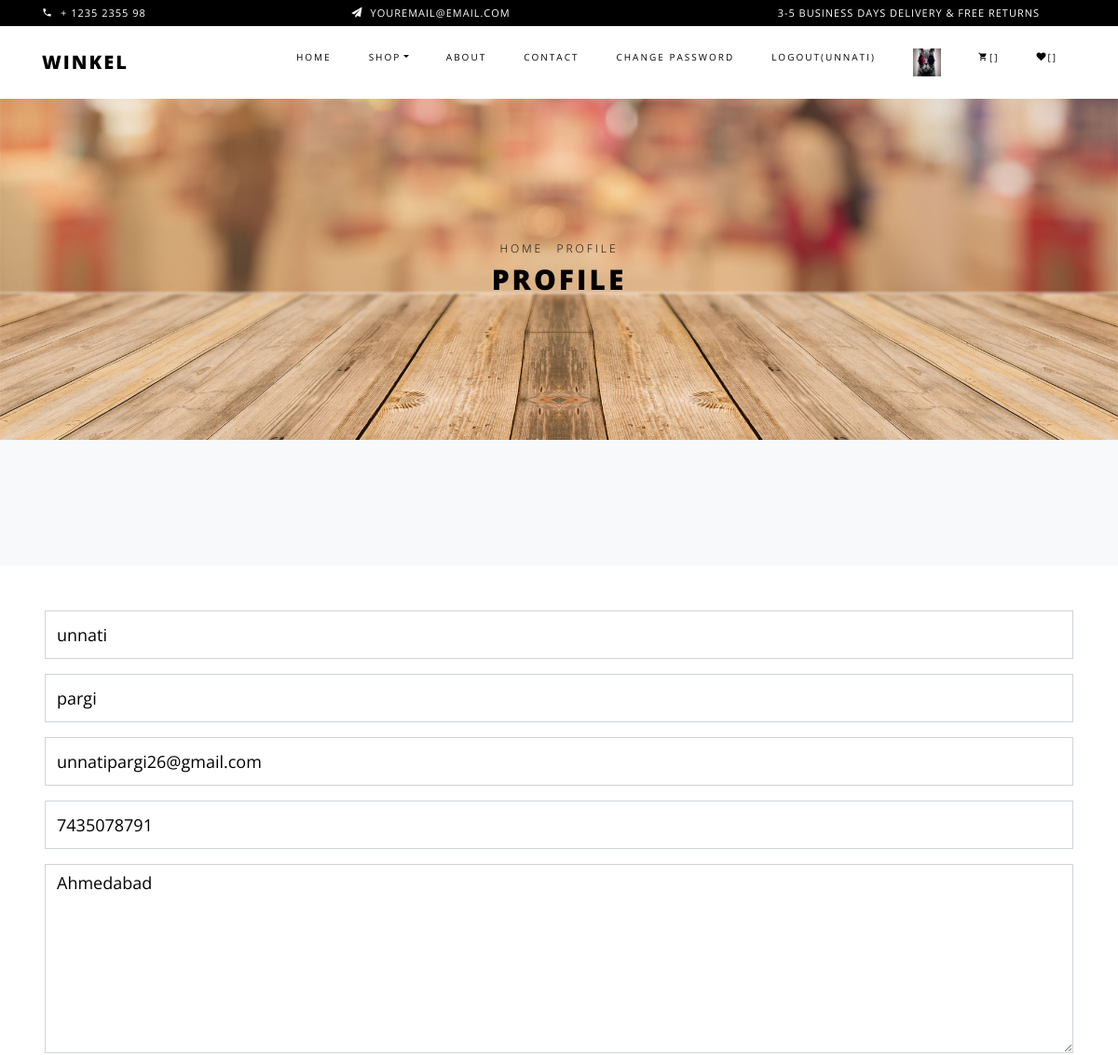
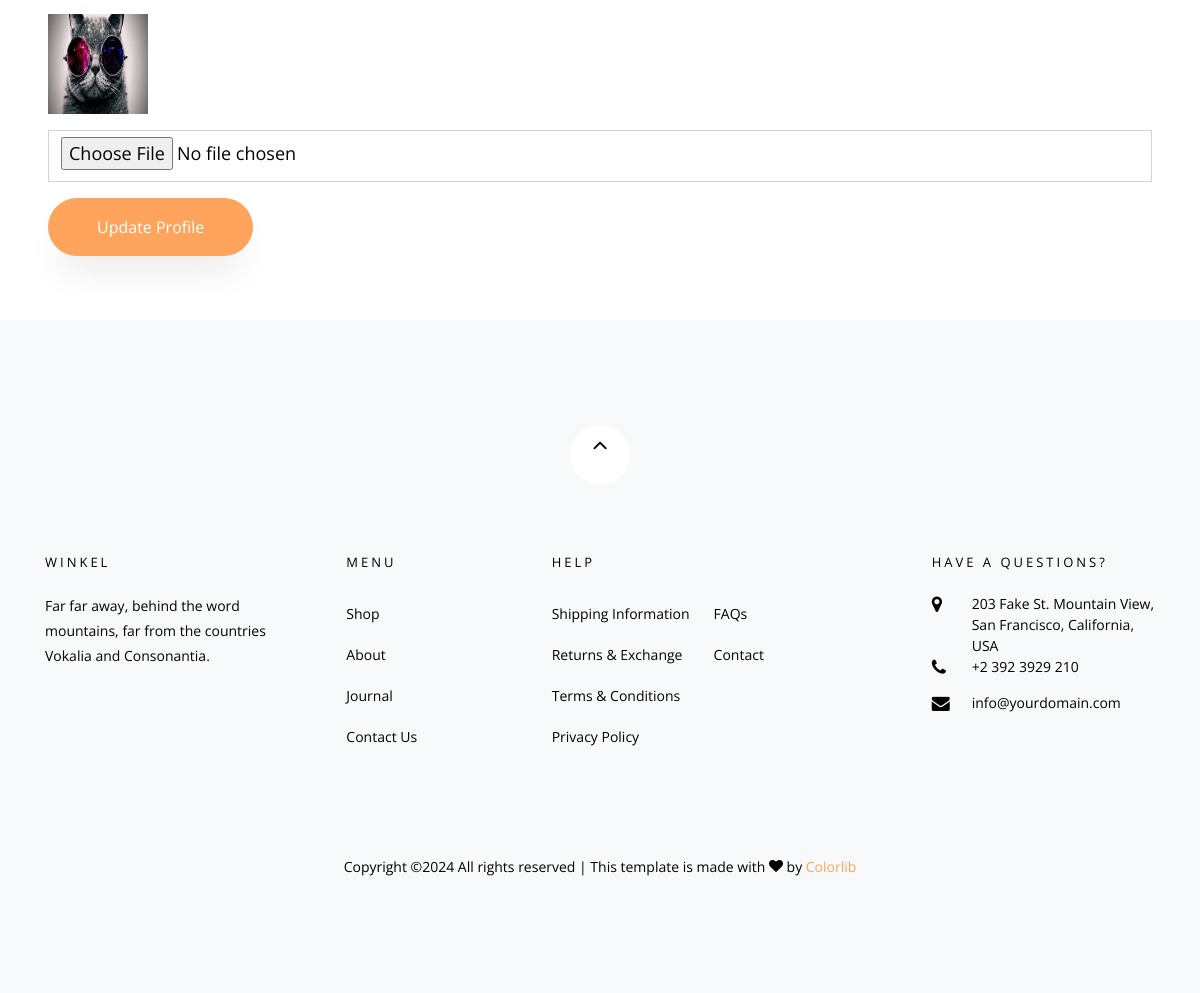
The app's page /profile/ (signed in) with its own data (2 pictures, top to bottom).
### myapp/models.py (models this page shows, shortened)
class User(models.Model):
	fname=models.CharField(max_length=100)
	lname=models.CharField(max_length=100)
	email=models.EmailField()
	mobile=models.PositiveIntegerField(max_length=100)
	address=models.TextField()
	password=models.CharField(max_length=100)
	profile_picture=models.ImageField(upload_to="profile_picture/",default="")
	usertype=models.CharField(max_length=100,default="buyer")

### myapp/views.py (the view)
# urls.py: path('profile/',views.profile,name='profile'),
def profile(request):
	user=User.objects.get(email=request.session['email'])
	if request.method=="POST":
		user.fname=request.POST['fname']
		user.lname=request.POST['lname']
		user.email=request.POST['email']
		user.address=request.POST['address']
		try:
			user.profile_picture=request.FILES['profile_picture']
		except:
			pass
		user.save()
		request.session['profile_picture']=user.profile_picture.url
		msg="Profile updated successfully"
		if user.usertype=="buyer":
			return render(request,'profile.html',{'user':user,'msg':msg})
		else:
			return render(request,'seller-profile.html',{'user':user,'msg':msg})
	else:
		if user.usertype=="buyer":
			return render(request,'profile.html',{'user':user})
		else:
			return render(request,'seller-profile.html',{'user':user})

### myapp/templates/profile.html (shortened to what this page needs)
{% extends 'header.html'%}
{% load static %}
{% block content %}
<!DOCTYPE html>
<html lang="en">
  <head>
  </head>
  <body class="goto-here">
    <div class="hero-wrap hero-bread" style="background-image: url('{% static 'images/bg_6.jpg'%}');">
      <div class="container">
        <div class="row no-gutters slider-text align-items-center justify-content-center">
          <div class="col-md-9 ftco-animate text-center">
          	<p class="breadcrumbs"><span class="mr-2"><a href="index.html">Home</a></span> <span>Profile</span></p>
            <h1 class="mb-0 bread">Profile</h1>
          </div>
        </div>
      </div>
    </div>
    <section class="ftco-section contact-section bg-light">
        <div class="row block-12">
          <div class="col-md-12 order-md-last d-flex">
            <form action="{% url 'profile' %}" method="post" class="bg-white p-5 contact-form" enctype="multipart/form-data">
              <div class="form-group">
                <input type="text" class="form-control" value="{{user.fname}}" name="fname">
              </div>
              <div class="form-group">
                <input type="text" class="form-control" value="{{user.lname}}" name="lname">
              </div>
              <div class="form-group">
                <input type="text" class="form-control" value="{{user.email}}" name="email" readonly >
              </div>
              <div class="form-group">
                <input type="text" class="form-control" value="{{user.mobile}}" name="mobile">
              </div>
              <div class="form-group">
                <textarea  id="" cols="30" rows="7" class="form-control"  name="address">{{user.address}}</textarea>
              </div>
              <div class="form-group">
                <img src="{{user.profile_picture.url}}" style="width:100px; height: 100px;">
              </div>
              <div class="form-group">
                <input type="file" class="form-control"  name="profile_picture">
              </div>
              <div class="form-group">
                <input type="submit" value="Update Profile" class="btn btn-primary py-3 px-5">
              </div>
            </form>
          </div>
        </div>
    </section>
  </body>
</html>
{% endblock %}

### myapp/templates/header.html (shortened to what this page needs)
{% load static %}
<!DOCTYPE html>
<html lang="en">
  <head>
    <link rel="stylesheet" href="{% static 'css/open-iconic-bootstrap.min.css'%}">
    <link rel="stylesheet" href="{% static 'css/animate.css'%}">
    <link rel="stylesheet" href="{% static 'css/owl.carousel.min.css'%}">
    <link rel="stylesheet" href="{% static 'css/owl.theme.default.min.css'%}">
    <link rel="stylesheet" href="{% static 'css/magnific-popup.css'%}">
    <link rel="stylesheet" href="{% static 'css/aos.css'%}">
    <link rel="stylesheet" href="{% static 'css/ionicons.min.css'%}">
    <link rel="stylesheet" href="{% static 'css/bootstrap-datepicker.css'%}">
    <link rel="stylesheet" href="{% static 'css/jquery.timepicker.css'%}">
    <link rel="stylesheet" href="{% static 'css/flaticon.css'%}">
    <link rel="stylesheet" href="{% static 'css/icomoon.css'%}">
    <link rel="stylesheet" href="{% static 'css/style.css'%}">
  </head>
  <body class="goto-here">
		<div class="py-1 bg-black">
    	<div class="container">
    		<div class="row no-gutters d-flex align-items-start align-items-center px-md-0">
	    		<div class="col-lg-12 d-block">
		    		<div class="row d-flex">
		    			<div class="col-md pr-4 d-flex topper align-items-center">
					    	<div class="icon mr-2 d-flex justify-content-center align-items-center"><span class="icon-phone2"></span></div>
						    <span class="text">+ 1235 2355 98</span>
					    </div>
					    <div class="col-md pr-4 d-flex topper align-items-center">
					    	<div class="icon mr-2 d-flex justify-content-center align-items-center"><span class="icon-paper-plane"></span></div>
						    <span class="text">youremail@email.com</span>
					    </div>
					    <div class="col-md-5 pr-4 d-flex topper align-items-center text-lg-right">
						    <span class="text">3-5 Business days delivery &amp; Free Returns</span>
					    </div>
				    </div>
			    </div>
		    </div>
		  </div>
    </div>
    <nav class="navbar navbar-expand-lg navbar-dark ftco_navbar bg-dark ftco-navbar-light" id="ftco-navbar">
	    <div class="container">
	      <a class="navbar-brand" href="/">Winkel</a>
	      <div class="collapse navbar-collapse" id="ftco-nav">
	        <ul class="navbar-nav ml-auto">
	          <li class="nav-item active"><a href="/" class="nav-link">Home</a></li>
	          <li class="nav-item dropdown">
              <a class="nav-link dropdown-toggle" href="#" id="dropdown04" data-toggle="dropdown" aria-haspopup="true" aria-expanded="false">Shop</a>
            </li>
	          <li class="nav-item"><a href="{% url 'about' %}" class="nav-link">About</a></li>
	          <li class="nav-item"><a href="{% url 'contact' %}" class="nav-link">Contact</a></li>
	          {% if request.session.email %}
	           <li class="nav-item"><a href="{% url 'change-password' %}" class="nav-link">Change Password</a></li>
	           <li class="nav-item"><a href="{% url 'logout' %}" class="nav-link">Logout({{request.session.fname}})</a></li>
	           <li class="nav-item"><a href="{% url 'profile' %}" class="nav-link"><img src="{{request.session.profile_picture}}" style="width:30px;height:30px;"></a></li>
	           <li class="nav-item cta cta-colored"><a href="{% url 'cart' %}" class="nav-link"><span class="icon-shopping_cart"></span>[{{request.session.cart_count}}]</a></li>
              <li class="nav-item cta cta-colored"><a href="{% url 'wishlist' %}" class="nav-link"><span class="icon-heart"></span>[{{request.session.wishlist_count}}]</a></li>
	          {% else %}
	           <li class="nav-item"><a href="{% url 'signup' %}" class="nav-link">Sign Up</a></li>
	           <li class="nav-item"><a href="{% url 'login' %}" class="nav-link">Login</a></li>
	          {% endif %}
	        </ul>
	      </div>
	    </div>
	  </nav>
    {% block content %}
    {% endblock %}
    <footer class="ftco-footer bg-light ftco-section">
      <div class="container">
      	<div class="row">
      		<div class="mouse">
						<a href="#" class="mouse-icon">
							<div class="mouse-wheel"><span class="ion-ios-arrow-up"></span></div>
						</a>
					</div>
      	</div>
        <div class="row mb-5">
          <div class="col-md">
            <div class="ftco-footer-widget mb-4">
              <h2 class="ftco-heading-2">Winkel</h2>
              <p>Far far away, behind the word mountains, far from the countries Vokalia and Consonantia.</p>
              <ul class="ftco-footer-social list-unstyled float-md-left float-lft mt-5">
              </ul>
            </div>
          </div>
          <div class="col-md">
            <div class="ftco-footer-widget mb-4 ml-md-5">
              <h2 class="ftco-heading-2">Menu</h2>
              <ul class="list-unstyled">
                <li><a href="#" class="py-2 d-block">Shop</a></li>
                <li><a href="#" class="py-2 d-block">About</a></li>
                <li><a href="#" class="py-2 d-block">Journal</a></li>
                <li><a href="#" class="py-2 d-block">Contact Us</a></li>
              </ul>
            </div>
          </div>
          <div class="col-md-4">
             <div class="ftco-footer-widget mb-4">
              <h2 class="ftco-heading-2">Help</h2>
              <div class="d-flex">
	              <ul class="list-unstyled mr-l-5 pr-l-3 mr-4">
	                <li><a href="#" class="py-2 d-block">Shipping Information</a></li>
	                <li><a href="#" class="py-2 d-block">Returns &amp; Exchange</a></li>
	                <li><a href="#" class="py-2 d-block">Terms &amp; Conditions</a></li>
	                <li><a href="#" class="py-2 d-block">Privacy Policy</a></li>
	              </ul>
	              <ul class="list-unstyled">
	                <li><a href="#" class="py-2 d-block">FAQs</a></li>
	                <li><a href="#" class="py-2 d-block">Contact</a></li>
	              </ul>
	            </div>
            </div>
          </div>
          <div class="col-md">
            <div class="ftco-footer-widget mb-4">
            	<h2 class="ftco-heading-2">Have a Questions?</h2>
            	<div class="block-23 mb-3">
	              <ul>
	                <li><span class="icon icon-map-marker"></span><span class="text">203 Fake St. Mountain View, San Francisco, California, USA</span></li>
	                <li><a href="#"><span class="icon icon-phone"></span><span class="text">+2 392 3929 210</span></a></li>
	                <li><a href="#"><span class="icon icon-envelope"></span><span class="text">info@yourdomain.com</span></a></li>
	              </ul>
	            </div>
            </div>
          </div>
        </div>
        <div class="row">
          <div class="col-md-12 text-center">
            <p>
						  Copyright &copy;<script>document.write(new Date().getFullYear());</script> All rights reserved | This template is made with <i class="icon-heart color-danger" aria-hidden="true"></i> by <a href="https://colorlib.com" target="_blank">Colorlib</a>
						</p>
          </div>
        </div>
      </div>
    </footer>
  </body>
</html>

### myapp/static/css/icomoon.css (style rules this page uses)
[class^="icon-"], [class*=" icon-"] { font-family: 'icomoon' !important; speak: none; font-style: normal; font-weight: normal; font-variant: normal; text-transform: none; line-height: 1; -webkit-font-smoothing: antialiased; -moz-osx-font-smoothing: grayscale; }
.icon-heart:before { content: "\f004"; }
.icon-map-marker:before { content: "\f041"; }
.icon-phone:before { content: "\f095"; }
.icon-envelope:before { content: "\f0e0"; }
.icon-paper-plane:before { content: "\f1d8"; }
.icon-phone2:before { content: "\e0cd"; }
.icon-shopping_cart:before { content: "\e8cc"; }

### records on screen
User: session.fname "UNNATI", fname "unnati", lname "pargi", email "unnatipargi26@gmail.com", mobile "7435078791", address "Ahmedabad", profile_picture (picture)
